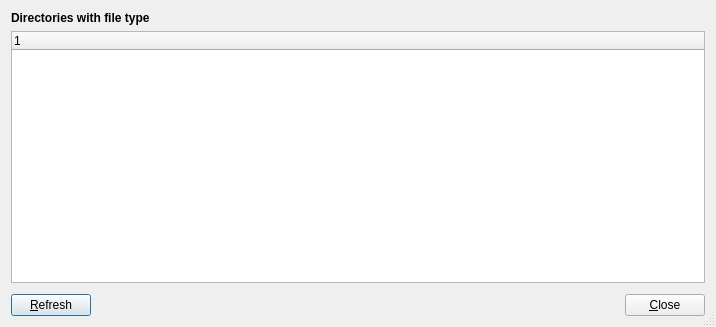
<?xml version="1.0" encoding="UTF-8"?>
<ui version="4.0">
 <class>LocateFileTypeWindow</class>
 <widget class="QDialog" name="LocateFileTypeWindow">
  <property name="geometry">
   <rect>
    <x>0</x>
    <y>0</y>
    <width>716</width>
    <height>327</height>
   </rect>
  </property>
  <property name="windowTitle">
   <string>Locate Files by Type</string>
  </property>
  <property name="sizeGripEnabled">
   <bool>true</bool>
  </property>
  <layout class="QVBoxLayout" name="verticalLayout">
   <item>
    <widget class="QLabel" name="heading">
     <property name="font">
      <font>
       <weight>75</weight>
       <bold>true</bold>
      </font>
     </property>
     <property name="text">
      <string notr="true">Directories with file type</string>
     </property>
    </widget>
   </item>
   <item>
    <widget class="QTreeWidget" name="treeWidget">
     <property name="uniformRowHeights">
      <bool>true</bool>
     </property>
     <column>
      <property name="text">
       <string notr="true">1</string>
      </property>
     </column>
    </widget>
   </item>
   <item>
    <layout class="QHBoxLayout" name="horizontalLayout">
     <property name="topMargin">
      <number>5</number>
     </property>
     <item>
      <widget class="QPushButton" name="refreshButton">
       <property name="text">
        <string>&amp;Refresh</string>
       </property>
      </widget>
     </item>
     <item>
      <spacer name="horizontalSpacer">
       <property name="orientation">
        <enum>Qt::Horizontal</enum>
       </property>
       <property name="sizeHint" stdset="0">
        <size>
         <width>0</width>
         <height>0</height>
        </size>
       </property>
      </spacer>
     </item>
     <item>
      <widget class="QPushButton" name="closeButton">
       <property name="text">
        <string>&amp;Close</string>
       </property>
      </widget>
     </item>
    </layout>
   </item>
  </layout>
 </widget>
 <resources/>
 <connections>
  <connection>
   <sender>closeButton</sender>
   <signal>clicked()</signal>
   <receiver>LocateFileTypeWindow</receiver>
   <slot>deleteLater()</slot>
   <hints>
    <hint type="sourcelabel">
     <x>349</x>
     <y>277</y>
    </hint>
    <hint type="destinationlabel">
     <x>199</x>
     <y>149</y>
    </hint>
   </hints>
  </connection>
 </connections>
</ui>
